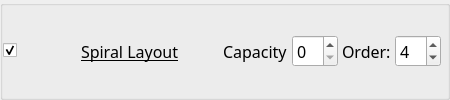
        <widget class="QGroupBox" name="GB_4_spiralLayout">
         <property name="sizePolicy">
          <sizepolicy hsizetype="Preferred" vsizetype="Maximum">
           <horstretch>0</horstretch>
           <verstretch>0</verstretch>
          </sizepolicy>
         </property>
         <property name="title">
          <string/>
         </property>
         <property name="flat">
          <bool>true</bool>
         </property>
         <layout class="QGridLayout" name="gridLayout_24">
          <property name="leftMargin">
           <number>0</number>
          </property>
          <property name="horizontalSpacing">
           <number>4</number>
          </property>
          <item row="0" column="0">
           <widget class="QCheckBox" name="kcfg_spiralLayoutEnabled">
            <property name="accessibleName">
             <string>Spiral Layout</string>
            </property>
            <property name="checked">
             <bool>true</bool>
            </property>
           </widget>
          </item>
          <item row="0" column="1">
           <widget class="QToolButton" name="spiralLayoutPictogram">
            <property name="icon">
             <iconset theme="krohnkite-layout-spiral"/>
            </property>
            <property name="iconSize">
             <size><width>48</width><height>32</height></size>
            </property>
            <property name="minimumSize">
             <size><width>56</width><height>40</height></size>
            </property>
            <property name="maximumSize">
             <size><width>56</width><height>40</height></size>
            </property>
            <property name="autoRaise"><bool>true</bool></property>
            <property name="focusPolicy"><enum>Qt::FocusPolicy::NoFocus</enum></property>
            <property name="accessibleName"><string>Spiral Layout preview</string></property>
            <property name="styleSheet">
             <string notr="true">QToolButton { border: none; background: transparent; } QToolButton:hover { border: none; background: transparent; } QToolButton:pressed { border: none; background: transparent; }</string>
            </property>
           </widget>
          </item>
          <property name="topMargin">
           <number>0</number>
          </property>
          <property name="rightMargin">
           <number>6</number>
          </property>
          <property name="bottomMargin">
           <number>0</number>
          </property>
          <property name="verticalSpacing">
           <number>0</number>
          </property>
          <item row="0" column="6">
           <widget class="QLabel" name="label_48">
            <property name="font">
             <font>
              <family>Noto Sans</family>
              <pointsize>12</pointsize>
              <italic>false</italic>
              <bold>false</bold>
              <underline>false</underline>
             </font>
            </property>
            <property name="text">
             <string>Order:</string>
            </property>
           </widget>
          </item>
          <item row="0" column="7">
           <widget class="QSpinBox" name="kcfg_spiralLayoutOrder">
            <property name="font">
             <font>
              <family>Noto Sans</family>
              <pointsize>12</pointsize>
              <italic>false</italic>
              <bold>false</bold>
              <underline>false</underline>
             </font>
            </property>
            <property name="toolTip">
             <string>Order in layout rotation</string>
            </property>
            <property name="minimum">
             <number>1</number>
            </property>
            <property name="maximum">
             <number>12</number>
            </property>
            <property name="value">
             <number>4</number>
            </property>
           </widget>
          </item>
          <item row="0" column="3">
           <spacer name="horizontalSpacer_19">
            <property name="orientation">
             <enum>Qt::Orientation::Horizontal</enum>
            </property>
            <property name="sizeHint" stdset="0">
             <size>
              <width>40</width>
              <height>20</height>
             </size>
            </property>
           </spacer>
          </item>
          <item row="0" column="5">
           <widget class="QSpinBox" name="kcfg_spiralLayoutCapacity">
            <property name="font">
             <font>
              <family>Noto Sans</family>
              <pointsize>12</pointsize>
              <italic>false</italic>
              <bold>false</bold>
              <underline>false</underline>
             </font>
            </property>
            <property name="toolTip">
             <string>&lt;html&gt;&lt;head/&gt;&lt;body&gt;&lt;p&gt;0 - to disable&lt;/p&gt;&lt;/body&gt;&lt;/html&gt;</string>
            </property>
            <property name="maximum">
             <number>99</number>
            </property>
            <property name="value">
             <number>0</number>
            </property>
           </widget>
          </item>
          <item row="0" column="4">
           <widget class="QLabel" name="label_43">
            <property name="font">
             <font>
              <family>Noto Sans</family>
              <pointsize>12</pointsize>
              <italic>false</italic>
              <bold>false</bold>
              <underline>false</underline>
             </font>
            </property>
            <property name="text">
             <string>Capacity</string>
            </property>
           </widget>
          </item>
          <item row="0" column="2">
           <widget class="QLabel" name="label_38">
            <property name="font">
             <font>
              <family>Noto Sans</family>
              <pointsize>12</pointsize>
              <italic>false</italic>
              <bold>false</bold>
              <underline>true</underline>
             </font>
            </property>
            <property name="text">
             <string>Spiral Layout</string>
            </property>
            <property name="margin">
             <number>0</number>
            </property>
            <property name="buddy">
             <cstring>kcfg_spiralLayoutEnabled</cstring>
            </property>
           </widget>
          </item>
          </layout>
        </widget>
